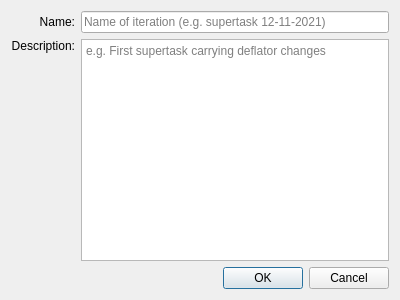
<?xml version="1.0" encoding="UTF-8"?>
<ui version="4.0">
 <class>IterationDialog</class>
 <widget class="QDialog" name="IterationDialog">
  <property name="geometry">
   <rect>
    <x>0</x>
    <y>0</y>
    <width>400</width>
    <height>300</height>
   </rect>
  </property>
  <property name="windowTitle">
   <string>Create new iteration...</string>
  </property>
  <layout class="QGridLayout" name="layout">
   <item row="2" column="1">
    <widget class="QDialogButtonBox" name="button_box">
     <property name="orientation">
      <enum>Qt::Horizontal</enum>
     </property>
     <property name="standardButtons">
      <set>QDialogButtonBox::Cancel|QDialogButtonBox::Ok</set>
     </property>
    </widget>
   </item>
   <item row="0" column="1">
    <widget class="QLineEdit" name="name_edit">
     <property name="toolTip">
      <string>Cannot contain characters: &quot;\&quot;, &quot;/&quot;</string>
     </property>
     <property name="placeholderText">
      <string>Name of iteration (e.g. supertask 12-11-2021)</string>
     </property>
    </widget>
   </item>
   <item row="0" column="0">
    <widget class="QLabel" name="name_label">
     <property name="text">
      <string>Name:</string>
     </property>
     <property name="alignment">
      <set>Qt::AlignRight|Qt::AlignTrailing|Qt::AlignVCenter</set>
     </property>
    </widget>
   </item>
   <item row="1" column="0">
    <widget class="QLabel" name="description_label">
     <property name="text">
      <string>Description:</string>
     </property>
     <property name="alignment">
      <set>Qt::AlignRight|Qt::AlignTop|Qt::AlignTrailing</set>
     </property>
    </widget>
   </item>
   <item row="1" column="1">
    <widget class="QPlainTextEdit" name="description_edit">
     <property name="placeholderText">
      <string>e.g. First supertask carrying deflator changes</string>
     </property>
    </widget>
   </item>
  </layout>
 </widget>
 <resources/>
 <connections>
  <connection>
   <sender>button_box</sender>
   <signal>accepted()</signal>
   <receiver>IterationDialog</receiver>
   <slot>accept()</slot>
   <hints>
    <hint type="sourcelabel">
     <x>248</x>
     <y>254</y>
    </hint>
    <hint type="destinationlabel">
     <x>157</x>
     <y>274</y>
    </hint>
   </hints>
  </connection>
  <connection>
   <sender>button_box</sender>
   <signal>rejected()</signal>
   <receiver>IterationDialog</receiver>
   <slot>reject()</slot>
   <hints>
    <hint type="sourcelabel">
     <x>316</x>
     <y>260</y>
    </hint>
    <hint type="destinationlabel">
     <x>286</x>
     <y>274</y>
    </hint>
   </hints>
  </connection>
 </connections>
</ui>
